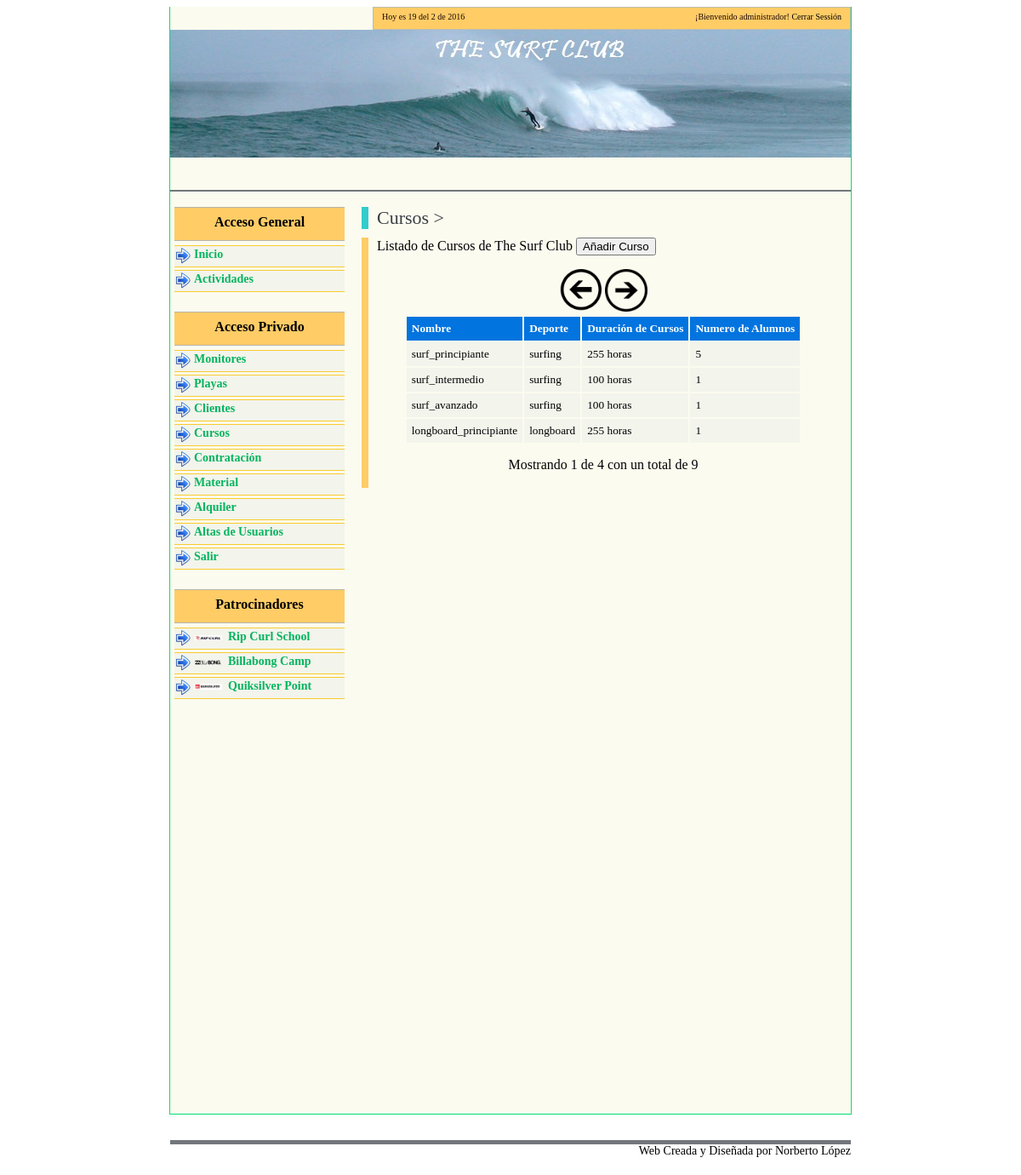
The app's page /url/cursos.php (signed in) with its own data.
### tables this page shows
CREATE TABLE `cursos` (
  `id_curso` mediumint(9) NOT NULL,
  `id_monitor` mediumint(9) NOT NULL,
  `id_playa` mediumint(9) NOT NULL,
  `nombre_curso` varchar(50) NOT NULL,
  `deporte` varchar(50) NOT NULL,
  `duracion_cursos` tinyint(3) UNSIGNED NOT NULL,
  `fecha_inicio_cursos` date NOT NULL,
  `fecha_fin_curso` date NOT NULL,
  `costo_curso` float(6,2) NOT NULL
);

### url/cursos.php (the view, shortened to what this page needs)
<?php
include("encabezado.php");
print "<LINK REL='stylesheet' TYPE='text/css' HREF='../css/estilos.css'>";
if (!isset($_SESSION['usuario']))
{
	print("Para ver este contenido debe estar logueado");
	echo "<META HTTP-EQUIV='refresh' CONTENT='3; URL=../index.php'>";
}
else
{
	$error="";
?>
	<div class="titulomenu">Cursos > </div><div class="imagentitulo"></div>
	<div class="cuerpomenu">
		<form action="nuevousuario2cursos.php" METHOD="POST">Listado de Cursos de The Surf Club <span style="text-align:right;"><input type="submit" value="Añadir Curso"></span></form>
<?php
		$conexion = mysql_connect ("localhost", "root", "")
			or die ("No se puede conectar con el servidor");
		$num=4;
		$comienzo=$_REQUEST['comienzo'];
		if(!isset($comienzo))
			$comienzo=0;
		if (isset($buscar) && $error=="")
		{
			if($fecha_curso != "")
			{
				$instruccion = "SELECT * FROM cursos WHERE  fecha_inicio_cursos <= '$fecha_curso2' AND fecha_fin_curso >= '$fecha_curso2' LIMIT $comienzo,$num";
				$instruccion2 = "SELECT * FROM cursos WHERE  fecha_inicio_cursos <= '$fecha_curso2' AND fecha_fin_curso >= '$fecha_curso2'";
			}
			else
			{
			$instruccion = "select * from cursos LIMIT $comienzo,$num" ;
			$instruccion2 = "select * from cursos";
			}
		}
		else
		{
			$instruccion = "select * from cursos LIMIT $comienzo,$num" ;
			$instruccion2 = "select * from cursos";
		}
		$consulta = mysql_query ($instruccion, $conexion)
			 or die ("Fallo en la consulta1");
		$consulta2 = mysql_query ($instruccion2, $conexion)
			 or die ("Fallo en la consulta2");
		$nfilas = mysql_num_rows ($consulta);
		$nfilas_t= mysql_num_rows ($consulta2);
?>
		<center>
<?php
			if ($nfilas>0)
			{
				if($comienzo==0)
				{
					print "<span class='botompag'><img src='../img/botonanterior.jpg' width='50'></img></span> ";
				}
				else
				{
					print "<a class='botompag' href='" . "cursos.php" . "?comienzo=" . ($comienzo - $num) . "'><img src='../img/botonanterior.jpg' width='50' border='0'></img></a>";
				}
				if(($comienzo+$num)<$nfilas_t)
				{
					print "<a class='botompag' href='" . "cursos.php" . "?comienzo=" . ($comienzo + $num) . "'><img src='../img/botonsiguiente.jpg' width='50' border='0'></img></a>";
				}
				else
				{
					print " <span class='botompag'><img src='../img/botonsiguiente.jpg' width='50'></img></span>";
				}
			}
?>
		</center>
<?php
		if ($nfilas > 0)
    	{
         	print ("<center><TABLE class='tablediary'>\n");
         	print ("<TR>\n");
         	print ("<TH>Nombre</TH>\n");
			print ("<TH>Deporte</TH>\n");
			print ("<TH>Duración de Cursos</TH>\n");
			print ("<TH>Numero de Alumnos</TH>\n");
         	print ("</TR>\n");
        	for ($i=0; $i<$nfilas; $i++)
         	{
            	$resultado = mysql_fetch_array ($consulta);
				$idal=$resultado['id_curso'];
				$instruccionp = "select count(id_cliente) from clientecursos where id_curso='$idal'";
				$consultap = mysql_query ($instruccionp, $conexion)
					or die ("Fallo en la consulta1as");
				$resultadop = mysql_fetch_array ($consultap);
            	$diafa=$resultadop['count(id_cliente)'];
           		print ("<TR>\n");
           		print ("<TD>" . $resultado['nombre_curso'] . "</TD>\n");
            	print ("<TD>" . $resultado['deporte'] . "</TD>\n");
            	print ("<TD>" . $resultado['duracion_cursos'] . " horas</TD>\n");
				print ("<TD> $diafa </TD>\n");
				print ("</TR>\n");
        	}
         		print ("</TABLE></center>\n");
				?>
				<?PHP
		}
      	else
         	print ("No hay Cursos disponibles, con las caracteristicas introducidas");
         	if ($nfilas>0)
         	{
		         if(($num+$comienzo)>$nfilas_t)
		    	{
		    		$a=$nfilas_t;
		    	}
		    	else
		    	{
		    		$a=($num+$comienzo);
		    	}
		    	print ("<div class='paginado'>Mostrando ". ($comienzo+1). " de ".$a." con un total de " .$nfilas_t ."<br><br>");
	        }
		  	print ("</div>")
?>
	</div>
</div>
<?PHP
}
include("pie.php");
?>

### css/estilos.css (style rules this page uses)
body { font-family: Georgia; background-color: white; }
.titulomenu { font-family:Palatino; color:#383D43; font-size:22px; text-align:left; margin-bottom:10px; padding-left:10px; border-left:solid #33cccc 8px; }
.cuerpomenu { font-family:Georgia; font-size:16px; text-align:justify; border-left:solid #ffcc66 8px; padding-left:10px; margin-bottom:10px; }
.tablediary TH { font-size: 10pt; color: white; background: #0174DF; text-align: left; font-family:Palatino; padding:6px; }
.tablediary TD { font-size: 10pt; background: #F3F4EC; padding:6px; font-family:Georgia; }
.paginado { text-align:center; font-family:Palatino; margin-top:15px; }
.botompag { border: 0px; text-align:center; }

### records on screen
cursos: nombre_curso "surf_principiante", deporte "surfing", duracion_cursos "255", diafa "5"
cursos: nombre_curso "surf_intermedio", deporte "surfing", duracion_cursos "100", diafa "1"
cursos: nombre_curso "surf_avanzado", deporte "surfing", duracion_cursos "100", diafa "1"
cursos: nombre_curso "longboard_principiante", deporte "longboard", duracion_cursos "255", diafa "1"

### other values on screen
$usuario "administrador"
$comienzo+1 "1"
$a "4"
$nfilas_t "9"
